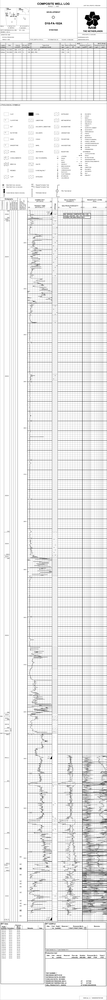
#> input picture getting-started/log783.png, 107 x 1000 px, shrunk from 2144 x 20100 before the run; the run also reads 2 pictures not shown here
$ jupyter execute --allow-errors lithology-hack-getting-started.ipynb   (shell and % lines are left out)
#> lines starting #> are read from the running program, lines starting #| are printed output that depends on the picture; after the words box and inside, x2 and y2 are one past the last pixel; in counts of white or black regions, pixels touching at a corner belong together
#> further down, im is the input picture: shape (1000, 107); min 0, max 255, mean 235.5
### getting-started/lithoeval.py
import cv2
import numpy as np
from sklearn import metrics
import warnings
import sys


def get_binary_image_for_color(im, color):
    """
    img : image. color challel is in the order of b, g, r
    color : string, either of 'yellow', 'blue', 'brown'
    """
    b = im[:, :, 0]
    g = im[:, :, 1]
    r = im[:, :, 2]

    if color == 'yellow':
        im_bin = (r == 255) & (g == 242) & (b == 0)
    elif color == 'blue':
        im_bin = (r == 0) & (g == 162) & (b == 232)
    elif color == 'brown':
        im_bin = (r == 185) & (g == 122) & (b == 87)
    else:
        sys.exit("color input error")

    return im_bin


def F1s(file_true, file_pred):

    """
    :param file_true: full file path to the true image
    :param file_pred: full file path to the predicted image
    :return: 5 F1 scores
			- F1 score of the Clastic detection (yellow. R G B = 255 242 0)
			- F1 score of the Carbonate detection (blue. R G B = 0 162 232)
			- F1 score of the Other detection (brown. R G B = 185 122 87)
			- Average of 1,2,3
			- F1 score of the integral of the Clastic, Carbonate, Other detection. This corresponds to the column detection
    """
#> called with file_true = 'log783-label.png', file_pred = 'log783-pred-1.png'

    print('Evaluating image {} against {}'.format(file_pred, file_true))
    im_true = cv2.imread(file_true, cv2.IMREAD_COLOR)
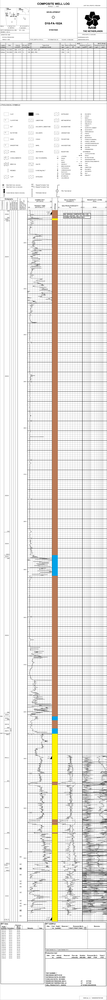
#> input picture getting-started/log783-label.png, 107 x 1000 px, shrunk from 2144 x 20100 before the run
#> im_true is the input picture: shape (1000, 107, 3); mean B, G, R 229.4, 232.4, 234
    im_pred = cv2.imread(file_pred, cv2.IMREAD_COLOR)

    # check predicted image size
    if im_true.shape != im_pred.shape:
        warnings.warn("Size of the predicted image does not correspond to the size of the true image.", Warning)
        return 0, 0, 0, 0, 0

    bim_integral_true = np.zeros(im_true.shape[:2], dtype=bool)
    bim_integral_pred = np.zeros(im_true.shape[:2], dtype=bool)

    # For each color
    score_list = np.zeros(3)
    for i, c in enumerate(['yellow', 'blue', 'brown']):
        bim_true = get_binary_image_for_color(im_true, c)
        bim_integral_true = np.logical_or(bim_integral_true, bim_true)
        bim_pred = get_binary_image_for_color(im_pred, c)
        bim_integral_pred = np.logical_or(bim_integral_pred, bim_pred)
        if np.sum(bim_true) == 0:
            #print('{} does not exist in the true image'.format(c))
            score_list[i] = np.nan
        else:
            score_list[i] = metrics.f1_score(bim_true.ravel(), bim_pred.ravel(), pos_label=1)
#> this loop made 3 passes
#> pass 1, in get_binary_image_for_color, `b = im[:, :, 0]`:
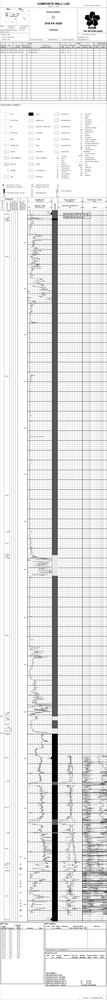
#> b: shape (1000, 107); min 0, max 255, mean 229.4
#> pass 1, in get_binary_image_for_color, `g = im[:, :, 1]`:
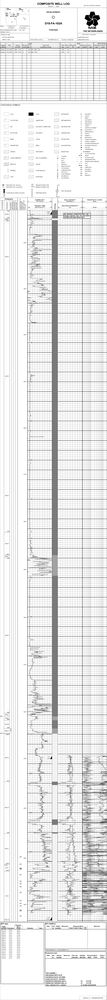
#> g: shape (1000, 107); min 0, max 255, mean 232.4
#> pass 1, in get_binary_image_for_color, `r = im[:, :, 2]`:
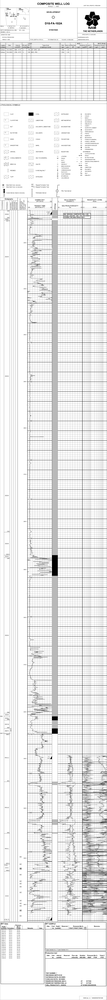
#> r: shape (1000, 107); min 0, max 255, mean 234
#> after the loop:
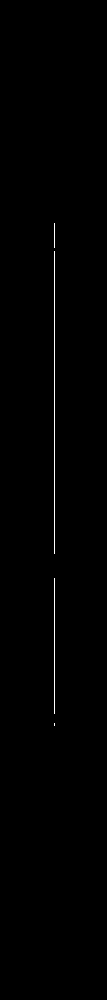
#> bim_integral_pred: shape (1000, 107) bool; 0.44% white in thin lines or dots, all inside (x1, y1, x2, y2) = (54, 223, 55, 726)
#> after the loop, score_list = [nan, nan, 1]

    score_yellow = score_list[0]
#> score_yellow = nan
    score_blue = score_list[1]
#> score_blue = nan
    score_brown = score_list[2]
#> score_brown = 1
    score_ave = np.nanmean(score_list)
#> score_ave = 1
    score_integral = metrics.f1_score(bim_integral_true.ravel(), bim_integral_pred.ravel(), pos_label=1)
#> score_integral = 1

    return score_yellow, score_blue, score_brown, score_ave, score_integral

### getting-started/lithology-hack-getting-started.ipynb
# Getting started: *Digitalisation de documents en utilisant des techniques de "computer vision" et "machine learning"*

### Basic operations with images

We can use the opencv-python module (a.k.a. cv2)

[cell 1]
import matplotlib.pyplot as plt
import cv2

Read image log783.png

[cell 2]
im = cv2.imread('log783.png', cv2.IMREAD_GRAYSCALE)

Display

[cell 3]
plt.figure(figsize=(15,30))
plt.axis('equal')
plt.imshow(im[:5000, :], cmap=plt.cm.gray);

### Evaluation example

This is to explain how we evaluate the F1 score of your predictions.
We use the method <b>F1s</b> in <b>lithoeval.py</b>, which  returns 5 F1 scores in the following order.

1. F1 score of the Clastic detection (yellow)
2. F1 score of the Carbonate detection (blue)
3. F1 score of the Other detection (brown)
4. Average of 1,2,3
5. F1 score of the integral of the Clastic, Carbonate, Other detection. This corresponds to the column detection

Note that:
- F1 scores are 0 when the size of the predicted image is different from the non-labelled image
- F1 score of 1, 2, 3 is nan when there is no piexel corresponding to the lithology type in the true image.
- As mentioned in the presentation, we take into account 4 and 5 for the final score.

[cell 4]
import lithoeval

#> (a cell that did not finish here is left out)

For the sake of the demonstration, the true image of log783.png is provided.

[cell 6]
file_true = 'log783-label.png'

Three different predictions of log783.png are also provided. We see their scores in the below cells

##### Case 1: log783-pred-1.png
Perfect prediction

[cell 7]
file_pred = 'log783-pred-1.png'
lithoeval.F1s(file_true, file_pred)

##### Case 2: log783-pred-2.png

Carbonate section in the middle is missclassified to Other

[cell 8]
file_pred = 'log783-pred-2.png'
lithoeval.F1s(file_true, file_pred)

##### Case 3: log783-pred-3.png

Clastic section in the bottom is not classified

[cell 9]
file_pred = 'log783-pred-3.png'
lithoeval.F1s(file_true, file_pred)
#> call 3 of F1s, with file_true = 'log783-label.png', file_pred = 'log783-pred-3.png'
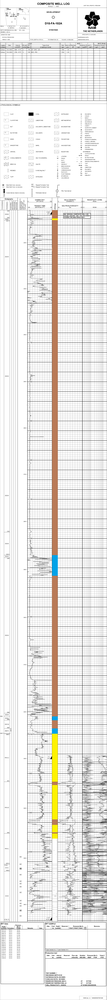
#> input picture getting-started/log783-pred-3.png, 107 x 1000 px, shrunk from 2144 x 20100 before the run
#> in F1s, im_pred is the input picture: shape (1000, 107, 3); mean B, G, R 230.4, 232.4, 233.9
#> after the loop in F1s (call 3), `for i, c in enumerate(['yellow', 'blue', 'brown']):`: score_list = [nan, nan, 1]
#> in F1s (call 3), `score_brown = score_list[2]`: score_brown = 1
